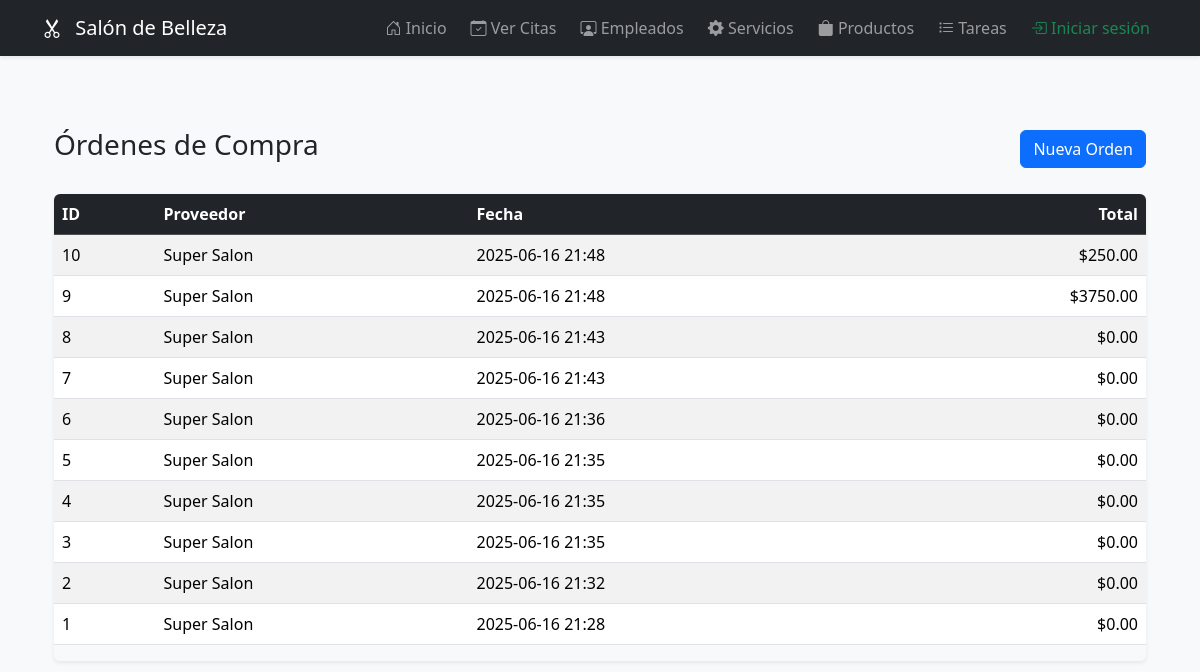
Screenshot of /ordenes with the database file from the repository.
### models.py (models this page shows)
class OrdenCompra(db.Model):
    __tablename__ = 'ordenes_compra'
    id = db.Column(db.Integer, primary_key=True)
    proveedor_id = db.Column(db.Integer, db.ForeignKey('proveedores.id'), nullable=False)
    fecha_creacion = db.Column(db.DateTime, default=datetime.utcnow, nullable=False)
    estado = db.Column(db.String(50), default='pendiente')
    total = db.Column(db.Float, default=0.0)
    proveedor = db.relationship('Proveedor', backref='ordenes', lazy=True)
    detalles = db.relationship('DetalleOrdenCompra', backref='orden', lazy=True)

class Proveedor(db.Model):
    __tablename__ = 'proveedores'  # <-- esto es clave
    id = db.Column(db.Integer, primary_key=True)
    nombre = db.Column(db.String(100), nullable=False)
    contacto = db.Column(db.String(100))
    telefono = db.Column(db.String(20))
    email = db.Column(db.String(100))
    direccion = db.Column(db.String(200))

### main.py (the view)
@app.route('/ordenes')
def listar_ordenes():
    ordenes = OrdenCompra.query.order_by(OrdenCompra.fecha_creacion.desc()).all()
    return render_template('/admin/ordenes.html', ordenes=ordenes)

### templates/admin/ordenes.html
{% extends 'admin/layout.html' %}
{% block content %}
<div class="container my-5">
  <div class="d-flex justify-content-between align-items-center mb-4">
    <h1 class="h3">Órdenes de Compra</h1>
    <a href="{{ url_for('nueva_orden') }}" class="btn btn-primary">Nueva Orden</a>
  </div>
  <div class="table-responsive shadow-sm rounded">
    <table class="table table-striped table-hover align-middle">
      <thead class="table-dark">
        <tr>
          <th scope="col">ID</th>
          <th scope="col">Proveedor</th>
          <th scope="col">Fecha</th>
          <th scope="col" class="text-end">Total</th>
        </tr>
      </thead>
      <tbody>
        {% for orden in ordenes %}
          <tr>
            <td>{{ orden.id }}</td>
            <td>{{ orden.proveedor.nombre }}</td>
            <td>{{ orden.fecha_creacion.strftime('%Y-%m-%d %H:%M') }}</td>
            <td class="text-end">${{ "%.2f"|format(orden.total) }}</td>
          </tr>
        {% else %}
          <tr>
            <td colspan="4" class="text-center">No hay órdenes registradas.</td>
          </tr>
        {% endfor %}
      </tbody>
    </table>
  </div>
</div>
{% endblock %}

### templates/admin/layout.html (style rules this page uses)
body { background-color: #f8f9fa; }

### rows the page displays
OrdenCompra: id "10", proveedor.nombre "Super Salon", fecha_creacion "2025-06-16 21:48", total "250.00"
OrdenCompra: id "9", proveedor.nombre "Super Salon", fecha_creacion "2025-06-16 21:48", total "3750.00"
OrdenCompra: id "8", proveedor.nombre "Super Salon", fecha_creacion "2025-06-16 21:43", total "0.00"
OrdenCompra: id "7", proveedor.nombre "Super Salon", fecha_creacion "2025-06-16 21:43", total "0.00"
OrdenCompra: id "6", proveedor.nombre "Super Salon", fecha_creacion "2025-06-16 21:36", total "0.00"
OrdenCompra: id "5", proveedor.nombre "Super Salon", fecha_creacion "2025-06-16 21:35", total "0.00"
OrdenCompra: id "4", proveedor.nombre "Super Salon", fecha_creacion "2025-06-16 21:35", total "0.00"
OrdenCompra: id "3", proveedor.nombre "Super Salon", fecha_creacion "2025-06-16 21:35", total "0.00"
OrdenCompra: id "2", proveedor.nombre "Super Salon", fecha_creacion "2025-06-16 21:32", total "0.00"
OrdenCompra: id "1", proveedor.nombre "Super Salon", fecha_creacion "2025-06-16 21:28", total "0.00"
